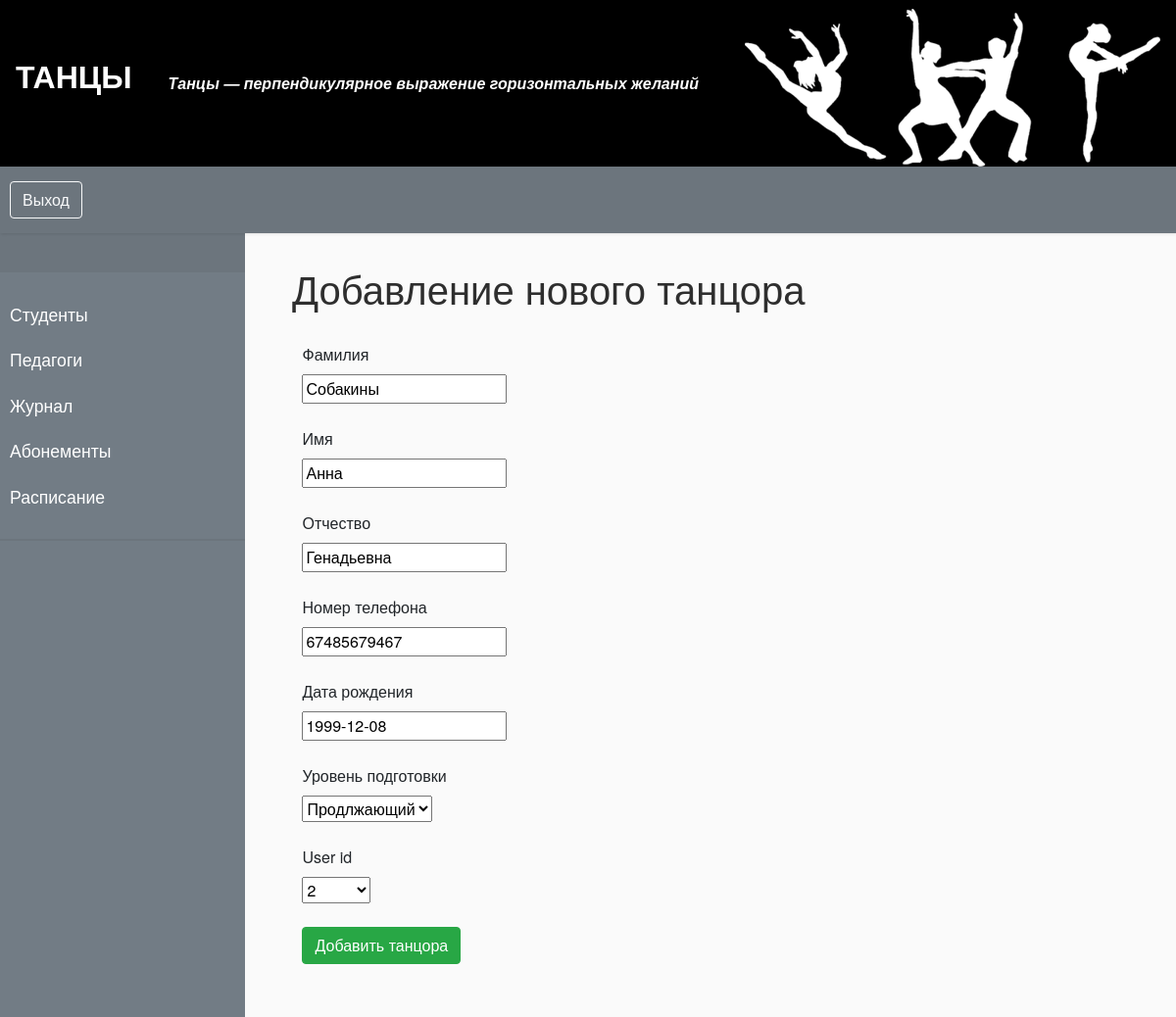
Screenshot of /students_list/2/update with the database file from the repository.
### main1/models.py (models this page shows, shortened)
class Student(models.Model):
    surname = models.CharField('Фамилия', max_length=50)
    name = models.CharField('Имя', max_length=50)
    middle_name = models.CharField('Отчество', max_length=50)
    number = models.CharField('Номер телефона', max_length=11)
    date_of_birth = models.DateField('Дата рождения', default=timezone.now)
    skill_level = models.CharField('Уровень подготовки', max_length=1, choices=SKILL_TYPES)
    user_id = models.ForeignKey(User11, on_delete=models.CASCADE, db_column='Учетная запись')
    class Meta:
        verbose_name = 'Танцор'
        verbose_name_plural = 'Танцоры'
        ordering = ['surname']

### main1/views.py (the view)
# urls.py: path('students_list/<int:pk>/update', StudentUpdateView.as_view(), name='student_update'),
class StudentUpdateView(UpdateView):
    model = Student
    template_name = 'Manager/add_student.html'
    form_class = StudentForm
    success_url = '/students_list'

### main1/forms.py
class StudentForm(ModelForm):
    class Meta:
        model =Student
        fields = ['surname', 'name','middle_name','number','date_of_birth','skill_level','user_id']
        labels = {'surname': 'Фамилия', 'name': 'Имя'}
        surname = forms.CharField(
        )
        name= forms.CharField(widget=forms.TextInput(attrs={'class': 'form-control'}))
        middle_name = forms.CharField()
        number = forms.IntegerField()
        user_id=forms.ModelChoiceField(
        queryset=User11.objects.all(),
        widget=forms.CheckboxSelectMultiple
        ),
        date_of_birth = forms.DateField()
        skill_level = forms.ChoiceField()

### main1/models.py (called while the page is built)
    def __str__(self):
        titel = self.login
        return titel

### main1/templates/Manager/add_student.html (shortened to what this page needs)
<!DOCTYPE html>
<html lang="en">
<head>
    <link rel="stylesheet" href="https://maxcdn.bootstrapcdn.com/bootstrap/4.0.0/css/bootstrap.min.css" type="text/css">
    <link rel="stylesheet" href="../../dist/css/bootstrap.min.css"  type="text/css">
</head>
<body>
<div class="header">
 <div class="placeholder">
     <p class="logo" style="align-self:center;">ТАНЦЫ</p>
    <div class="hello_text" style="align-self:center;"><i>Танцы — перпендикулярное выражение горизонтальных желаний</i></div>
     <div ><img  src="http://127.0.0.1:8000/static/img/qwa.png" alt="Лого"></div>
 </div>
</div>
<nav class="navbar navbar-expand-lg navbar-light bg-secondary text-white" style="margin:0">
   <a href="{%url 'logout'%}" class="btn btn-outline-light" role="button" >Выход</a>
</nav>
<div class="main_space" style="display:flex;">
   <div class="wrapper" >
            <nav id="sidebar">
                <div class="sidebar-header">
                </div>
               <ul class="list-unstyled components">
                    <li>
                        <a href="{%url 'students_list'%}">Студенты</a>
                    </li>
                    <li>
                        <a href="{%url 'teachers_list'%}">Педагоги</a>
                    </li>
                    <li>
                        <a href="{%url 'visits_list'%}">Журнал</a>
                    </li>
                    <li>
                        <a href="{%url 'subscription_list'%}">Абонементы</a>
                    </li>
                    <li>
                        <a href="{%url 'timetable_list'%}">Расписание</a>
                    </li>
                </ul>
            </nav>
       </div>
    <div style="padding:2em 3em;" class="float-left">
        <h1 style="color:#2e2e2e">Добавление нового танцора</h1><br>
         <form  method="post" class="form-group" style="margin-left:2%; ">
              {% for field in form %}
                        <label >{{ field.label }}</label><div ></label>{{field}}</div><br>
              {% endfor %}
              <button class="btn btn-success" type="submit">Добавить танцора</button>
</form>
    </div>
</div>
</body>
</html>

### main1/templates/Manager/add_student.html (style rules this page uses)
body { font-family: "HelveticaNeue-Light", "Helvetica Neue Light", "Helvetica Neue","Lucida Grande", sans-serif; margin: 0; background: #fafafa; }
.logo { font-size: 2em; }
.header { width:100%; padding: 0 1em; color: #ffffff; font-size: 1em; font-weight: bold; background:black; }
.placeholder { width:100%; display:flex; justify-content:space-between; }
.navbar { margin:0; }
a, a:hover, a:focus { color: inherit; text-decoration: none; transition: all 0.3s; }
.navbar { padding: 15px 10px; background: #fff; border: none; border-radius: 0; margin-bottom: 40px; box-shadow: 1px 1px 3px rgba(0, 0, 0, 0.1); }
#sidebar { width: 250px; top: 0; left: 0; height: 100vh; background: #727c85; color: #fff; transition: all 0.3s; }
#sidebar .sidebar-header { padding: 20px; background: #6c757d!important;; }
#sidebar ul.components { padding: 20px 0; border-bottom: 2px solid #6c757d; }
#sidebar ul li a { padding: 10px; font-size: 1.1em; display: block; }

### rows the page displays
Student: form "Собакины" "Анна" "Генадьевна" "67485679467" "1999-12-08" "Продлжающий"

### other values shown
{{ field.label }} "Фамилия" "Имя" "Отчество" "Номер телефона" "Дата рождения" "Уровень подготовки" "User id"
